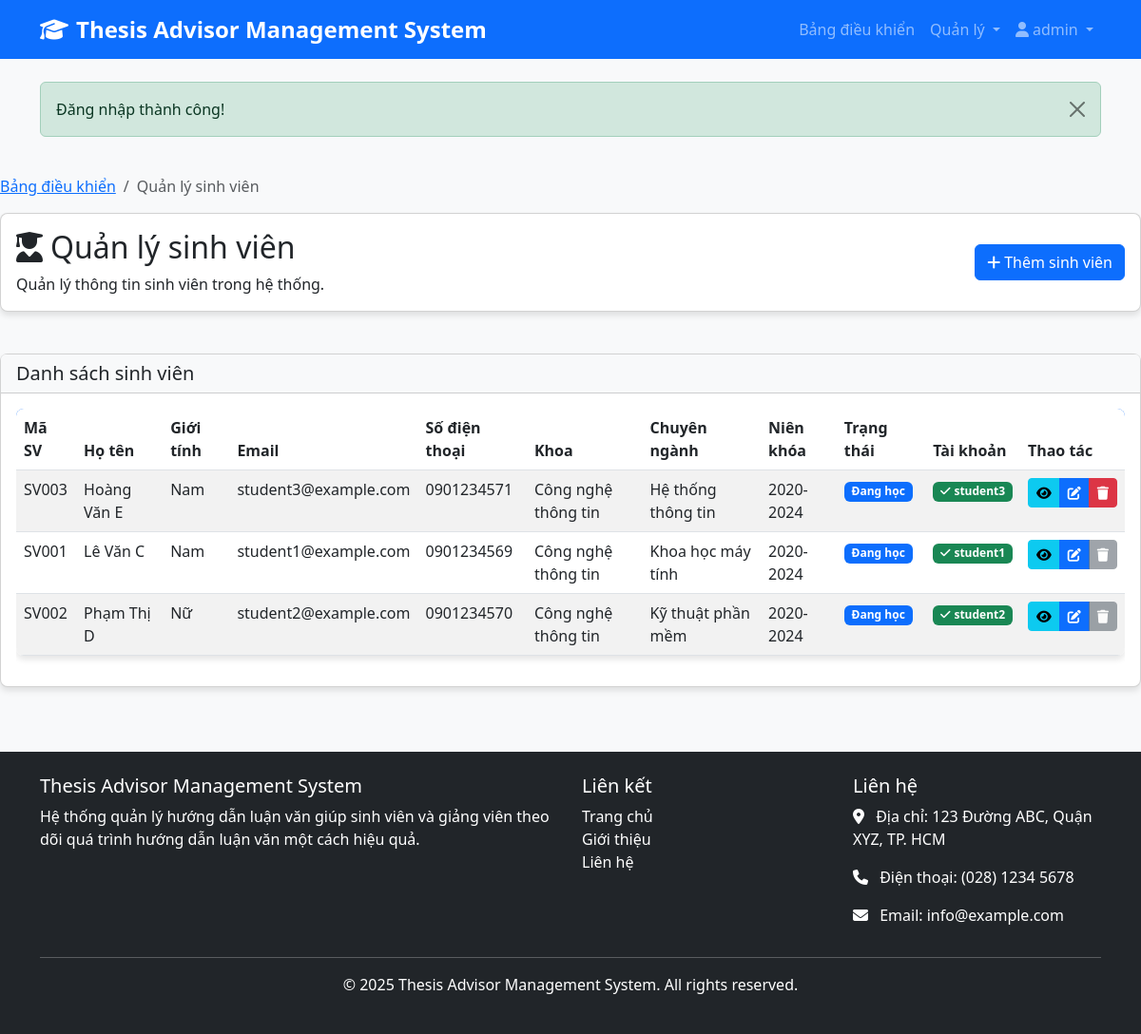
The app's page /admin/students.php (signed in) with its own data.
### tables this page shows
CREATE TABLE SinhVien (
    SinhVienID INT AUTO_INCREMENT PRIMARY KEY,
    UserID INT,
    MaSV VARCHAR(20) NOT NULL UNIQUE,
    HoTen VARCHAR(100) NOT NULL,
    NgaySinh DATE,
    GioiTinh ENUM('Nam', 'Nữ', 'Khác'),
    Email VARCHAR(100) NOT NULL,
    SoDienThoai VARCHAR(15),
    DiaChi TEXT,
    Khoa VARCHAR(100),
    ChuyenNganh VARCHAR(100),
    NienKhoa VARCHAR(20),
    TrangThai ENUM('Đang học', 'Đã tốt nghiệp', 'Đã nghỉ học') DEFAULT 'Đang học',
    FOREIGN KEY (UserID) REFERENCES Users(UserID) ON DELETE SET NULL
);

CREATE TABLE Users (
    UserID INT AUTO_INCREMENT PRIMARY KEY,
    Username VARCHAR(50) NOT NULL UNIQUE,
    Password VARCHAR(255) NOT NULL,
    Email VARCHAR(100) NOT NULL UNIQUE,
    Role ENUM('student', 'faculty', 'admin') NOT NULL,
    CreatedAt TIMESTAMP DEFAULT CURRENT_TIMESTAMP,
    UpdatedAt TIMESTAMP DEFAULT CURRENT_TIMESTAMP ON UPDATE CURRENT_TIMESTAMP
);

### admin/students.php (the view, shortened to what this page needs)
<?php
require_once '../includes/functions.php';
$conn = getDBConnection();
$stmt = $conn->query("
    SELECT sv.*, u.Username, u.Email as UserEmail,
    (SELECT COUNT(*) FROM SinhVienGiangVienHuongDan WHERE SinhVienID = sv.SinhVienID) as AssignmentCount
    FROM SinhVien sv
    LEFT JOIN Users u ON sv.UserID = u.UserID
    ORDER BY sv.HoTen
");
$students = $stmt->fetchAll(PDO::FETCH_ASSOC);
include '../includes/header.php';
?>
<div class="row mb-4">
    <div class="col-md-12">
        <nav aria-label="breadcrumb">
            <ol class="breadcrumb">
                <li class="breadcrumb-item"><a href="../dashboard.php">Bảng điều khiển</a></li>
                <li class="breadcrumb-item active" aria-current="page">Quản lý sinh viên</li>
            </ol>
        </nav>
        <div class="card">
            <div class="card-body d-flex justify-content-between align-items-center">
                <div>
                    <h2 class="card-title">
                        <i class="fas fa-user-graduate me-2"></i>Quản lý sinh viên
                    </h2>
                    <p class="card-text">Quản lý thông tin sinh viên trong hệ thống.</p>
                </div>
                <div>
                    <a href="add-student.php" class="btn btn-primary">
                        <i class="fas fa-plus me-1"></i>Thêm sinh viên
                    </a>
                </div>
            </div>
        </div>
    </div>
</div>
<div class="row">
    <div class="col-md-12">
        <div class="card">
            <div class="card-header">
                <h5 class="card-title mb-0">Danh sách sinh viên</h5>
            </div>
            <div class="card-body">
                <div class="table-responsive">
                    <table class="table table-striped data-table">
                        <thead>
                            <tr>
                                <th>Mã SV</th>
                                <th>Họ tên</th>
                                <th>Giới tính</th>
                                <th>Email</th>
                                <th>Số điện thoại</th>
                                <th>Khoa</th>
                                <th>Chuyên ngành</th>
                                <th>Niên khóa</th>
                                <th>Trạng thái</th>
                                <th>Tài khoản</th>
                                <th>Thao tác</th>
                            </tr>
                        </thead>
                        <tbody>
                            <?php foreach ($students as $student): ?>
                                <tr>
                                    <td><?php echo $student['MaSV']; ?></td>
                                    <td><?php echo $student['HoTen']; ?></td>
                                    <td><?php echo $student['GioiTinh']; ?></td>
                                    <td><?php echo $student['Email']; ?></td>
                                    <td><?php echo $student['SoDienThoai']; ?></td>
                                    <td><?php echo $student['Khoa']; ?></td>
                                    <td><?php echo $student['ChuyenNganh']; ?></td>
                                    <td><?php echo $student['NienKhoa']; ?></td>
                                    <td>
                                        <?php if ($student['TrangThai'] == 'Đang học'): ?>
                                            <span class="badge bg-primary"><?php echo $student['TrangThai']; ?></span>
                                        <?php elseif ($student['TrangThai'] == 'Đã tốt nghiệp'): ?>
                                            <span class="badge bg-success"><?php echo $student['TrangThai']; ?></span>
                                        <?php else: ?>
                                            <span class="badge bg-danger"><?php echo $student['TrangThai']; ?></span>
                                        <?php endif; ?>
                                    </td>
                                    <td>
                                        <?php if ($student['UserID']): ?>
                                            <span class="badge bg-success">
                                                <i class="fas fa-check me-1"></i><?php echo $student['Username']; ?>
                                            </span>
                                        <?php else: ?>
                                            <span class="badge bg-warning">
                                                <i class="fas fa-times me-1"></i>Chưa có
                                            </span>
                                        <?php endif; ?>
                                    </td>
                                    <td>
                                        <div class="btn-group" role="group">
                                            <a href="view-student.php?id=<?php echo $student['SinhVienID']; ?>" class="btn btn-sm btn-info" data-bs-toggle="tooltip" title="Xem chi tiết">
                                                <i class="fas fa-eye"></i>
                                            </a>
                                            <a href="edit-student.php?id=<?php echo $student['SinhVienID']; ?>" class="btn btn-sm btn-primary" data-bs-toggle="tooltip" title="Chỉnh sửa">
                                                <i class="fas fa-edit"></i>
                                            </a>
                                            <?php if ($student['AssignmentCount'] == 0): ?>
                                                <a href="#" class="btn btn-sm btn-danger btn-delete" data-id="<?php echo $student['SinhVienID']; ?>" data-bs-toggle="tooltip" title="Xóa">
                                                    <i class="fas fa-trash"></i>
                                                </a>
                                            <?php else: ?>
                                                <button class="btn btn-sm btn-secondary" disabled data-bs-toggle="tooltip" title="Không thể xóa vì sinh viên đã được phân công">
                                                    <i class="fas fa-trash"></i>
                                                </button>
                                            <?php endif; ?>
                                        </div>
                                    </td>
                                </tr>
                            <?php endforeach; ?>
                        </tbody>
                    </table>
                </div>
            </div>
        </div>
    </div>
</div>
<?php include '../includes/footer.php'; ?>

### includes/header.php (shortened to what this page needs)
<?php
require_once __DIR__ . '/functions.php';
?>
<!DOCTYPE html>
<html lang="vi">
<head>
    <link href="https://cdn.jsdelivr.net/npm/bootstrap@5.3.0/dist/css/bootstrap.min.css" rel="stylesheet">
    <link rel="stylesheet" href="https://cdnjs.cloudflare.com/ajax/libs/font-awesome/6.4.0/css/all.min.css">
    <link rel="stylesheet" href="<?php echo APP_URL; ?>/assets/css/style.css">
</head>
<body>
    <header>
        <nav class="navbar navbar-expand-lg navbar-dark bg-primary">
            <div class="container">
                <a class="navbar-brand" href="<?php echo APP_URL; ?>/index.php">
                    <i class="fas fa-graduation-cap me-2"></i><?php echo APP_NAME; ?>
                </a>
                <div class="collapse navbar-collapse" id="navbarNav">
                    <ul class="navbar-nav ms-auto">
                        <?php if (!isLoggedIn()): ?>
                            <li class="nav-item">
                                <a class="nav-link" href="<?php echo APP_URL; ?>/index.php">Trang chủ</a>
                            </li>
                            <li class="nav-item">
                                <a class="nav-link" href="<?php echo APP_URL; ?>/login.php">Đăng nhập</a>
                            </li>
                        <?php else: ?>
                            <li class="nav-item">
                                <a class="nav-link" href="<?php echo APP_URL; ?>/dashboard.php">Bảng điều khiển</a>
                            </li>
                            <?php if (isAdmin()): ?>
                                <li class="nav-item dropdown">
                                    <a class="nav-link dropdown-toggle" href="#" id="adminDropdown" role="button" data-bs-toggle="dropdown" aria-expanded="false">
                                        Quản lý
                                    </a>
                                </li>
                            <?php endif; ?>
                            <li class="nav-item dropdown">
                                <a class="nav-link dropdown-toggle" href="#" id="userDropdown" role="button" data-bs-toggle="dropdown" aria-expanded="false">
                                    <i class="fas fa-user me-1"></i><?php echo $_SESSION['username']; ?>
                                </a>
                            </li>
                        <?php endif; ?>
                    </ul>
                </div>
            </div>
        </nav>
    </header>
    <main class="container py-4">
        <?php displayFlashMessage(); ?>
    </main>
</body>
</html>

### includes/functions.php (shortened to what this page needs)
<?php
function isLoggedIn() {
    return isset($_SESSION['user_id']);
}
function hasRole($role) {
    return $_SESSION['role'] === $role;
}
function isAdmin() {
    return hasRole('admin');
}
function displayFlashMessage() {
    if (isset($_SESSION['flash_message'])) {
        $message = $_SESSION['flash_message'];
        $type = $_SESSION['flash_type'] ?? 'info';
        echo "<div class='alert alert-{$type} alert-dismissible fade show' role='alert'>
                {$message}
                <button type='button' class='btn-close' data-bs-dismiss='alert' aria-label='Close'></button>
              </div>";
    }
}

### includes/footer.php (shortened to what this page needs)
    <footer class="bg-dark text-white py-4 mt-5">
        <div class="container">
            <div class="row">
                <div class="col-md-6">
                    <h5><?php echo APP_NAME; ?></h5>
                    <p>Hệ thống quản lý hướng dẫn luận văn giúp sinh viên và giảng viên theo dõi quá trình hướng dẫn luận văn một cách hiệu quả.</p>
                </div>
                <div class="col-md-3">
                    <h5>Liên kết</h5>
                    <ul class="list-unstyled">
                        <li><a href="<?php echo APP_URL; ?>/index.php" class="text-white">Trang chủ</a></li>
                        <li><a href="<?php echo APP_URL; ?>/about.php" class="text-white">Giới thiệu</a></li>
                        <li><a href="<?php echo APP_URL; ?>/contact.php" class="text-white">Liên hệ</a></li>
                    </ul>
                </div>
                <div class="col-md-3">
                    <h5>Liên hệ</h5>
                    <address>
                        <p><i class="fas fa-map-marker-alt me-2"></i> Địa chỉ: 123 Đường ABC, Quận XYZ, TP. HCM</p>
                        <p><i class="fas fa-phone me-2"></i> Điện thoại: (028) 1234 5678</p>
                        <p><i class="fas fa-envelope me-2"></i> Email: info@example.com</p>
                    </address>
                </div>
            </div>
            <hr>
            <div class="text-center">
                <p>&copy; <?php echo date('Y'); ?> <?php echo APP_NAME; ?>. All rights reserved.</p>
            </div>
        </div>
    </footer>
</body>
</html>

### assets/css/style.css (style rules this page uses)
body { font-family: 'Segoe UI', Tahoma, Geneva, Verdana, sans-serif; background-color: #f8f9fa; color: #333; }
.navbar-brand { font-weight: bold; font-size: 1.5rem; }
.card { border-radius: 8px; box-shadow: 0 4px 6px rgba(0, 0, 0, 0.1); margin-bottom: 20px; transition: transform 0.3s ease; }
.card-header { font-weight: bold; background-color: #f8f9fa; }
.btn-primary { background-color: #0d6efd; border-color: #0d6efd; }
.table { background-color: #fff; border-radius: 8px; overflow: hidden; box-shadow: 0 4px 6px rgba(0, 0, 0, 0.1); }
.table thead { background-color: #0d6efd; color: #fff; }
footer { margin-top: auto; }
footer a { text-decoration: none; }

### records on screen
sinhvien: MaSV "SV003", HoTen "Hoàng Văn E", GioiTinh "Nam", Email "student3@example.com", SoDienThoai "0901234571", Khoa "Công nghệ thông tin", ChuyenNganh "Hệ thống thông tin", NienKhoa "2020-2024", TrangThai "Đang học", UserID.Username "student3"
sinhvien: MaSV "SV001", HoTen "Lê Văn C", GioiTinh "Nam", Email "student1@example.com", SoDienThoai "0901234569", Khoa "Công nghệ thông tin", ChuyenNganh "Khoa học máy tính", NienKhoa "2020-2024", TrangThai "Đang học", UserID.Username "student1"
sinhvien: MaSV "SV002", HoTen "Phạm Thị D", GioiTinh "Nữ", Email "student2@example.com", SoDienThoai "0901234570", Khoa "Công nghệ thông tin", ChuyenNganh "Kỹ thuật phần mềm", NienKhoa "2020-2024", TrangThai "Đang học", UserID.Username "student2"

### other values on screen
APP_NAME "Thesis Advisor Management System"
$_SESSION['username'] "admin"
$message "Đăng nhập thành công!"
